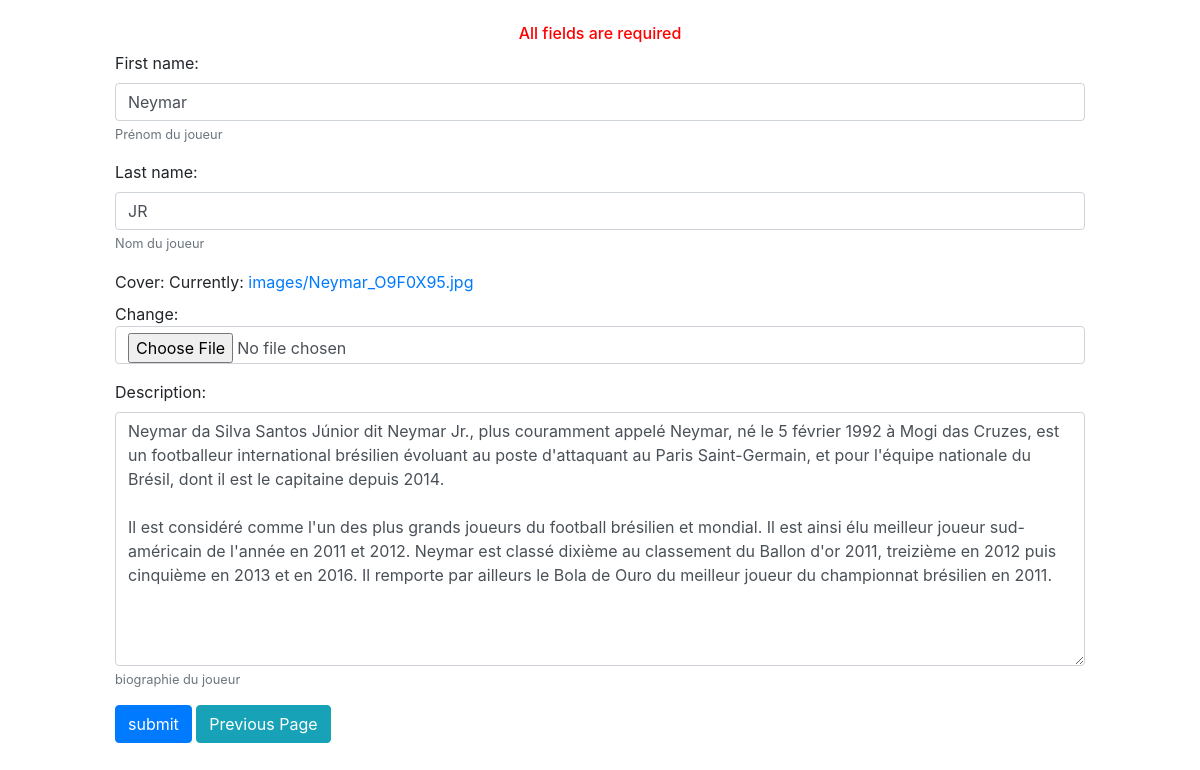
The app's page /8/edit/ with its own data.
### posts/models.py (models this page shows, shortened)
class Post(models.Model):
    first_name = models.CharField(max_length=120, help_text='Prénom du joueur')
    last_name = models.CharField(max_length=120, help_text='Nom du joueur')
    cover = models.ImageField(upload_to='images/')
    description = models.TextField(help_text="biographie du joueur")

### posts/views.py (the view)
# urls.py: path('<int:pk>/edit/', EditPostView.as_view(), name='edit_post'),
class EditPostView(UpdateView):
    model = Post
    form_class = PostForm
    template_name = 'edit.html'
    success_url = reverse_lazy('home')

### posts/forms.py
class PostForm(forms.ModelForm):
    class Meta:
        model = Post
        fields = "__all__"

### posts/templates/edit.html (shortened to what this page needs)
{% load widget_tweaks %}
<!DOCTYPE html>
<html>
<head>
<link rel="stylesheet" href="https://stackpath.bootstrapcdn.com/bootstrap/4.1.3/css/bootstrap.min.css">
</head>
<body>
<div class="container-fluid">
 <div class="row">
  <div class="col-md-1 col-xs-1 col-sm-1"></div>
  <div  class="col-md-10 col-xs-10 col-sm-10 ">
  <br/>
   <h6 style="text-align:center;"><font color="red"> All fields are required</font> </h6>
  </div>
  <div class="col-md-1 col-xs-1 col-sm-1">
  </div>
 </div>
 <div class="row">
  <div class="col-md-1 col-xs-1 col-sm-1"></div>
  <div class="col-md-10 col-xs-10 col-sm-10">
   <form method="post" novalidate>
{% for field in form.visible_fields %}
       <div class="form-group">
         {{ field.label_tag }}
         {% render_field field class="form-control" %}
         {% if field.help_text %}
           <small class="form-text text-muted">{{ field.help_text }}</small>
         {% endif %}
       </div>
     {% endfor %}
<button type="submit" class="btn btn-primary">submit</button>
<input type=button value="Previous Page" class="btn btn-info" onClick="javascript:history.go(-1);">
   </form>
   <br>
  </div>
  <div class="col-md-1 col-xs-1 col-sm-1"></div>
 </div>
</div>
</body>
</html>

### records on screen
Post: first_name "Neymar" "JR" "Neymar da Silva Santos Júnior dit Neymar Jr., plus couramment appelé Neymar, né le 5 février 1992 à Mogi das Cruzes, est un footballeur international brésilien évoluant au poste d'attaquant au Paris Saint-Germain, et pour l'équipe nationale du Brésil, dont il est le capitaine depuis 2014. Il est considéré comme l'un des plus grands joueurs du football brésilien et mondial. Il est ainsi élu meilleur joueur sud-américain de l'année en 2011 et 2012. Neymar est classé dixième au classement du Ballon d'or 2011, treizième en 2012 puis cinquième en 2013 et en 2016. Il remporte par ailleurs le Bola de Ouro du meilleur joueur du championnat brésilien en 2011."

### other values on screen
{{ field.label_tag }} "First name:" "Last name:" "Cover:" "Description:"
{{ field.help_text }} "Prénom du joueur" "Nom du joueur" "biographie du joueur"
